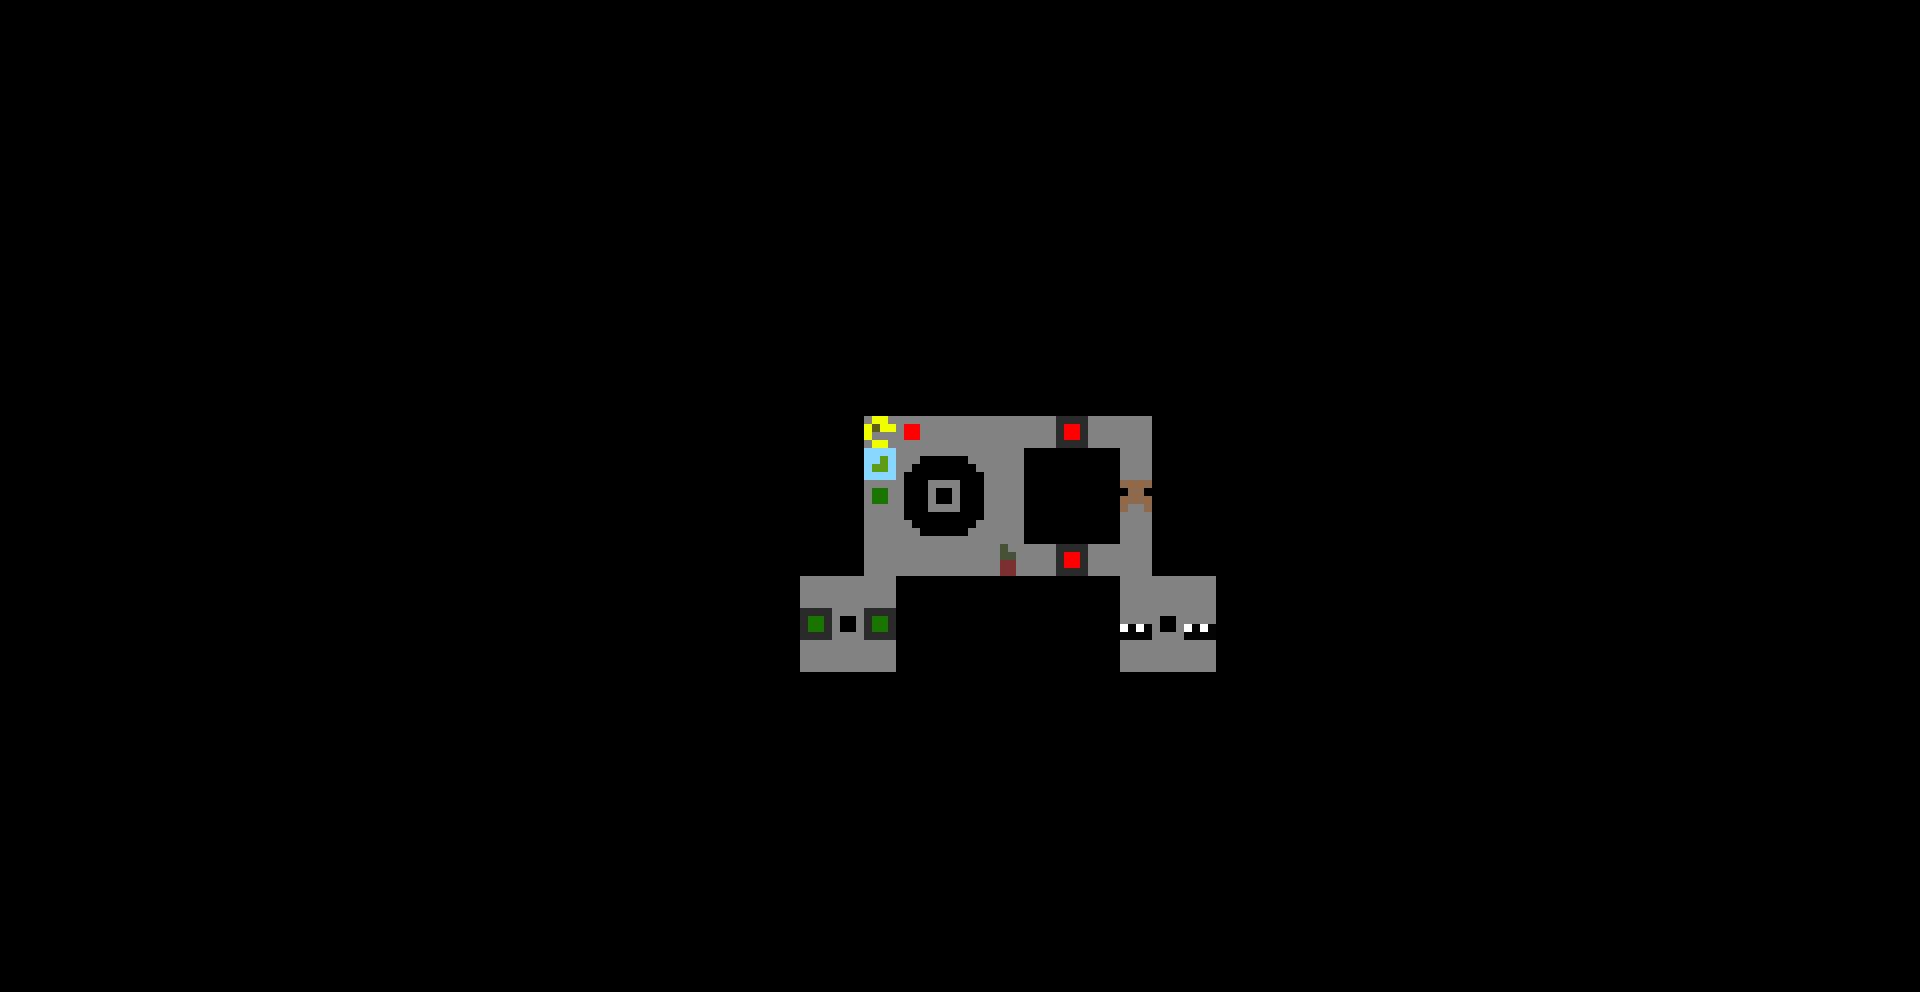

This is a level from a 2D game, rendered from its Tiled map with the project's own tilesets. A one-line summary and the map file follow, with tile-layer data summarised:
An orthogonal 60x31 tile map with 32x32 px tiles, 2 tile layers (background, THE_ONE_LAYER).

<map version="1.0" orientation="orthogonal" width="60" height="31" tilewidth="32" tileheight="32">
 <tileset firstgid="1" name="tilemap1" tilewidth="32" tileheight="32">
  <image source="../Textures/tilemap1.png" width="960" height="960" />
 </tileset>
 <layer name="background" width="60" height="31">
  <data>[1860 cells, 1 non-empty, 1 distinct tile ids]</data>
 </layer>
 <layer name="THE_ONE_LAYER" width="60" height="31">
  <data>[1860 cells, 1860 non-empty, 21 distinct tile ids]</data>
 </layer>
 <objectgroup name="object" width="60" height="31" />
 <objectgroup name="collision" width="60" height="31" />
</map>
